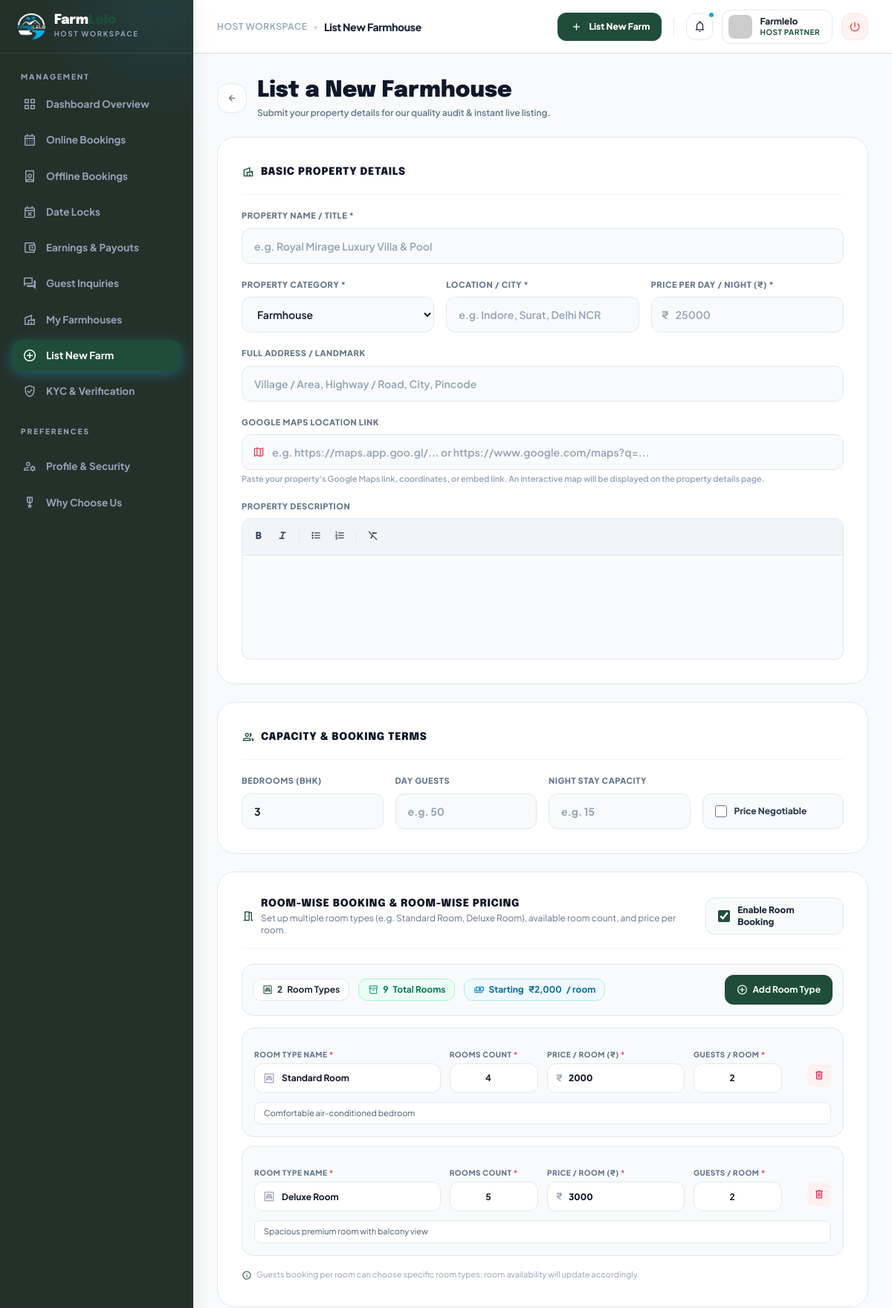
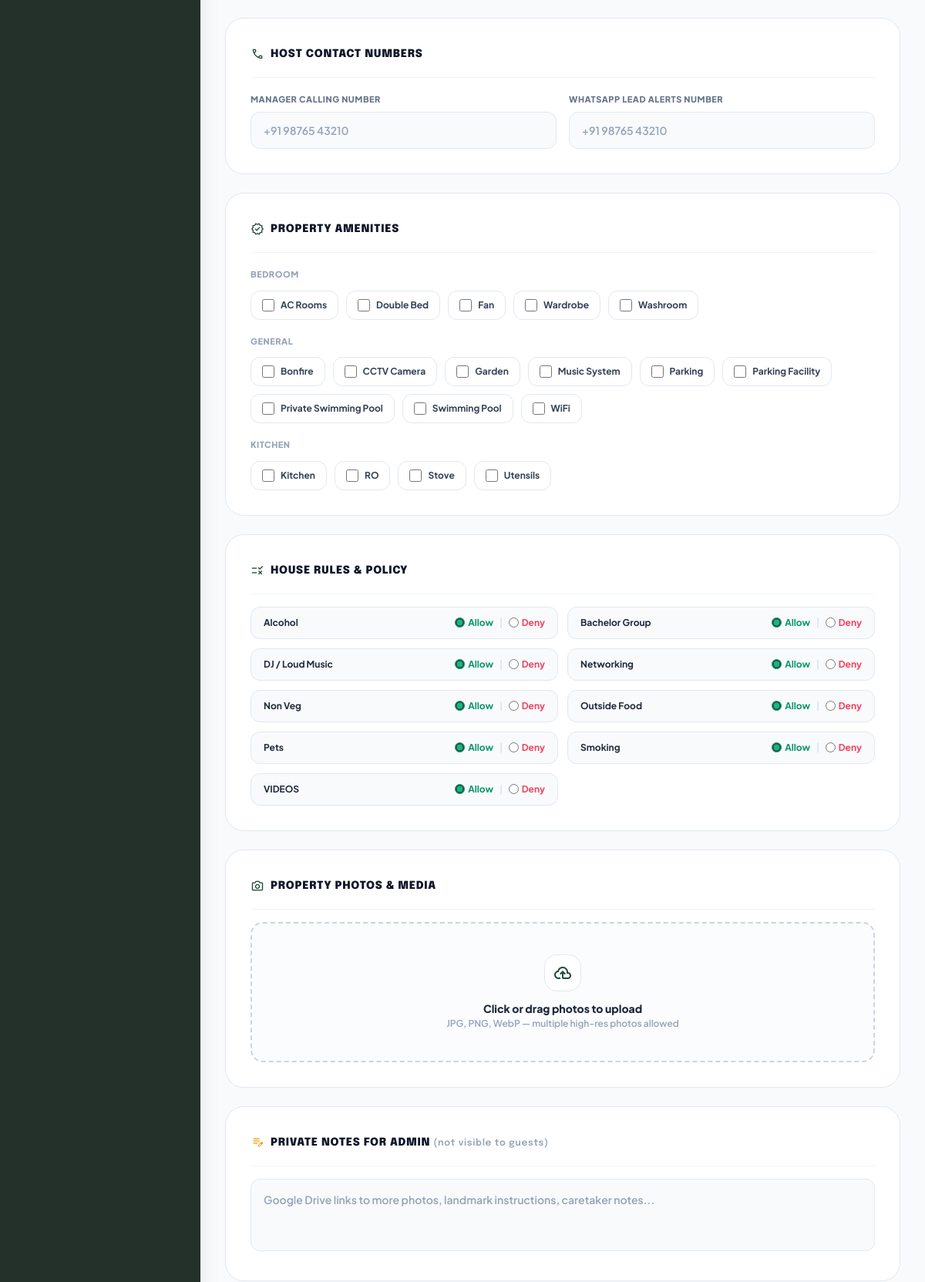
Page /owner/farmhouses/add (signed in, upper part) on the committed database (2 pictures, top to bottom).
### tables this page shows
CREATE TABLE `amenities` (
  `id` int(11) NOT NULL,
  `name` varchar(50) NOT NULL,
  `category` varchar(50) DEFAULT 'general' COMMENT 'general | kitchen | bedroom | bathroom | other',
  `icon_class` varchar(100) DEFAULT NULL COMMENT 'Icon class or key (e.g. fa-swimming-pool)'
);

CREATE TABLE `rule_presets` (
  `id` int(11) NOT NULL,
  `rule_name` varchar(100) NOT NULL,
  `icon_class` varchar(100) DEFAULT NULL
);

### app/Views/owner/farmhouses/add.php (the view, shortened to what the rows shown need)
<?php
include __DIR__ . '/../../Includes/owner_header.php';
$availableAmenities = $availableAmenities ?? [];
$allRulePresets     = $allRulePresets     ?? [];
$amenitiesByCategory = [];
foreach ($availableAmenities as $a) {
    $amenitiesByCategory[$a['category'] ?? 'General'][] = $a;
}
?>
<div class="p-4 md:p-8 max-w-[1000px] mx-auto space-y-6">
    <div class="flex items-center gap-3.5">
        <div>
            <h1 class="font-headline font-black text-2xl md:text-3xl text-slate-900 leading-tight">List a New Farmhouse</h1>
        </div>
    </div>
    <form action="<?= url('owner/farmhouses/add') ?>" method="POST" enctype="multipart/form-data" class="space-y-6" onsubmit="syncDescEditor()">
        <div class="bg-white border border-slate-200 rounded-3xl p-6 md:p-8 shadow-2xs space-y-5">
            <h2 class="font-headline font-black text-sm text-slate-900 uppercase tracking-wider flex items-center gap-2 pb-4 border-b border-slate-100">
                <span class="material-symbols-outlined text-primary text-lg">villa</span>
                <span>Basic Property Details</span>
            </h2>
        </div>
        <div class="bg-white border border-slate-200 rounded-3xl p-6 md:p-8 shadow-2xs space-y-5">
            <h2 class="font-headline font-black text-sm text-slate-900 uppercase tracking-wider flex items-center gap-2 pb-4 border-b border-slate-100">
                <span class="material-symbols-outlined text-primary text-lg">group</span>
                <span>Capacity &amp; Booking Terms</span>
            </h2>
        </div>
        <div class="bg-white border border-slate-200 rounded-3xl p-6 md:p-8 shadow-2xs space-y-5">
            <div class="flex flex-col sm:flex-row sm:items-center justify-between gap-3 pb-4 border-b border-slate-100">
                <div class="flex items-center gap-2">
                    <div>
                        <h2 class="font-headline font-black text-sm text-slate-900 uppercase tracking-wider">
                            Room-Wise Booking &amp; Room-Wise Pricing
                        </h2>
                    </div>
                </div>
            </div>
        </div>
        <div class="bg-white border border-slate-200 rounded-3xl p-6 md:p-8 shadow-2xs space-y-5">
            <h2 class="font-headline font-black text-sm text-slate-900 uppercase tracking-wider flex items-center gap-2 pb-4 border-b border-slate-100">
                <span class="material-symbols-outlined text-primary text-lg">call</span>
                <span>Host Contact Numbers</span>
            </h2>
        </div>
        <?php if (!empty($amenitiesByCategory)): ?>
            <div class="bg-white border border-slate-200 rounded-3xl p-6 md:p-8 shadow-2xs space-y-5">
                <h2 class="font-headline font-black text-sm text-slate-900 uppercase tracking-wider flex items-center gap-2 pb-4 border-b border-slate-100">
                    <span class="material-symbols-outlined text-primary text-lg">verified</span>
                    <span>Property Amenities</span>
                </h2>
                <?php foreach ($amenitiesByCategory as $category => $items): ?>
                    <div>
                        <p class="text-[11px] font-black text-slate-400 uppercase tracking-wider mb-3"><?= htmlspecialchars($category) ?></p>
                        <div class="flex flex-wrap gap-2.5">
                            <?php foreach ($items as $a): ?>
                                <label class="flex items-center gap-2 cursor-pointer select-none px-3.5 py-2.5 rounded-xl border border-slate-200 hover:border-primary has-[:checked]:border-primary has-[:checked]:bg-sky-50 has-[:checked]:text-primary transition-all">
                                    <input type="checkbox" name="amenities[]" value="<?= (int)$a['id'] ?>" class="w-4 h-4 accent-primary rounded">
                                    <span class="text-xs font-bold text-slate-700"><?= htmlspecialchars($a['name']) ?></span>
                                </label>
                            <?php endforeach; ?>
                        </div>
                    </div>
                <?php endforeach; ?>
            </div>
        <?php endif; ?>
        <?php if (!empty($allRulePresets)): ?>
            <div class="bg-white border border-slate-200 rounded-3xl p-6 md:p-8 shadow-2xs space-y-4">
                <h2 class="font-headline font-black text-sm text-slate-900 uppercase tracking-wider flex items-center gap-2 pb-4 border-b border-slate-100">
                    <span class="material-symbols-outlined text-primary text-lg">rule</span>
                    <span>House Rules &amp; Policy</span>
                </h2>
                <div class="grid grid-cols-1 sm:grid-cols-2 gap-3">
                    <?php foreach ($allRulePresets as $i => $preset): ?>
                        <div class="flex items-center justify-between bg-slate-50 border border-slate-200 rounded-xl px-4 py-3">
                            <span class="text-xs font-bold text-slate-800"><?= htmlspecialchars($preset['rule_name']) ?></span>
                            <div class="flex items-center gap-2">
                                <label class="flex items-center gap-1 cursor-pointer">
                                    <input type="radio" name="rules[<?= $i ?>][is_allowed]" value="1" checked class="accent-emerald-500">
                                    <span class="text-xs font-bold text-emerald-600">Allow</span>
                                </label>
                                <span class="text-slate-300 text-xs">|</span>
                                <label class="flex items-center gap-1 cursor-pointer">
                                    <input type="radio" name="rules[<?= $i ?>][is_allowed]" value="0" class="accent-rose-500">
                                    <span class="text-xs font-bold text-rose-500">Deny</span>
                                </label>
                            </div>
                        </div>
                    <?php endforeach; ?>
                </div>
            </div>
        <?php endif; ?>
        <div class="bg-white border border-slate-200 rounded-3xl p-6 md:p-8 shadow-2xs space-y-4">
            <h2 class="font-headline font-black text-sm text-slate-900 uppercase tracking-wider flex items-center gap-2 pb-4 border-b border-slate-100">
                <span class="material-symbols-outlined text-primary text-lg">photo_camera</span>
                <span>Property Photos &amp; Media</span>
            </h2>
        </div>
        <div class="bg-white border border-slate-200 rounded-3xl p-6 md:p-8 shadow-2xs space-y-4">
            <h2 class="font-headline font-black text-sm text-slate-900 uppercase tracking-wider flex items-center gap-2 pb-4 border-b border-slate-100">
                <span class="material-symbols-outlined text-amber-500 text-lg">edit_note</span>
                <span>Private Notes for Admin <span class="text-xs font-semibold text-slate-400 lowercase">(not visible to guests)</span></span>
            </h2>
        </div>
    </form>
</div>
<?php
include __DIR__ . '/../../Includes/owner_footer.php';
?>

### rows in the picture
amenities: name "AC Rooms"
amenities: name "Double Bed"
amenities: name "Fan"
amenities: name "Wardrobe"
amenities: name "Washroom"
amenities: name "Bonfire"
amenities: name "CCTV Camera"
amenities: name "Garden"
amenities: name "Music System"
amenities: name "Parking"
amenities: name "Parking Facility"
amenities: name "Private Swimming Pool"
amenities: name "Swimming Pool"
amenities: name "WiFi"
amenities: name "Kitchen"
amenities: name "RO"
amenities: name "Stove"
amenities: name "Utensils"
rule_presets: rule_name "Alcohol"
rule_presets: rule_name "Bachelor Group"
rule_presets: rule_name "DJ / Loud Music"
rule_presets: rule_name "Networking"
rule_presets: rule_name "Non Veg"
rule_presets: rule_name "Outside Food"
rule_presets: rule_name "Pets"
rule_presets: rule_name "Smoking"
rule_presets: rule_name "VIDEOS"

### other values in the picture
$ownerName "Farmlelo"
$category "BEDROOM"
$category "GENERAL"
$category "KITCHEN"
